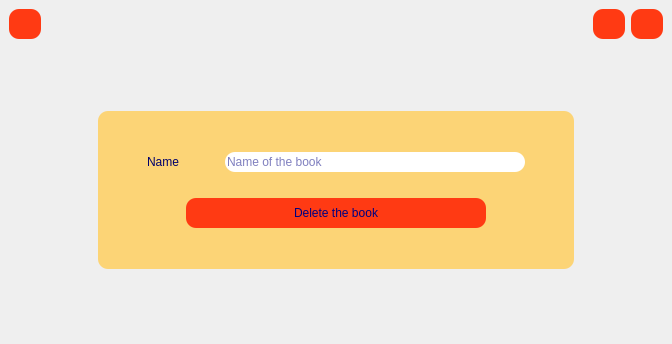
<?xml version="1.0" encoding="UTF-8"?>
<ui version="4.0">
 <class>deleteform</class>
 <widget class="QMainWindow" name="deleteform">
  <property name="geometry">
   <rect>
    <x>0</x>
    <y>0</y>
    <width>672</width>
    <height>344</height>
   </rect>
  </property>
  <property name="windowTitle">
   <string>MainWindow</string>
  </property>
  <property name="styleSheet">
   <string notr="true">#deleteform
{
border-image :  url(:/images/images/2995229_orig.jpg)
}
QPushButton
{
background-color:rgb(255, 58, 19);
border-radius : 10px;
}
QPushButton:hover{
background-color: rgb(249, 255, 198);
}</string>
  </property>
  <widget class="QWidget" name="centralwidget">
   <layout class="QVBoxLayout" name="verticalLayout">
    <item>
     <layout class="QHBoxLayout" name="horizontalLayout">
      <property name="topMargin">
       <number>0</number>
      </property>
      <item>
       <widget class="QPushButton" name="back">
        <property name="minimumSize">
         <size>
          <width>30</width>
          <height>30</height>
         </size>
        </property>
        <property name="cursor">
         <cursorShape>PointingHandCursor</cursorShape>
        </property>
        <property name="toolTip">
         <string>back</string>
        </property>
        <property name="text">
         <string/>
        </property>
        <property name="icon">
         <iconset resource="rec.qrc">
          <normaloff>:/images/images/return.png</normaloff>:/images/images/return.png</iconset>
        </property>
       </widget>
      </item>
      <item>
       <spacer name="horizontalSpacer">
        <property name="orientation">
         <enum>Qt::Horizontal</enum>
        </property>
        <property name="sizeHint" stdset="0">
         <size>
          <width>40</width>
          <height>20</height>
         </size>
        </property>
       </spacer>
      </item>
      <item>
       <widget class="QPushButton" name="pushButton_3">
        <property name="minimumSize">
         <size>
          <width>30</width>
          <height>30</height>
         </size>
        </property>
        <property name="cursor">
         <cursorShape>PointingHandCursor</cursorShape>
        </property>
        <property name="text">
         <string/>
        </property>
        <property name="icon">
         <iconset resource="rec.qrc">
          <normaloff>:/icones/images/786263.png</normaloff>:/icones/images/786263.png</iconset>
        </property>
        <property name="iconSize">
         <size>
          <width>30</width>
          <height>30</height>
         </size>
        </property>
       </widget>
      </item>
      <item>
       <widget class="QPushButton" name="close">
        <property name="minimumSize">
         <size>
          <width>30</width>
          <height>30</height>
         </size>
        </property>
        <property name="cursor">
         <cursorShape>PointingHandCursor</cursorShape>
        </property>
        <property name="toolTip">
         <string>close</string>
        </property>
        <property name="text">
         <string/>
        </property>
        <property name="icon">
         <iconset resource="rec.qrc">
          <normaloff>:/icones/images/delete-sign.png</normaloff>:/icones/images/delete-sign.png</iconset>
        </property>
        <property name="iconSize">
         <size>
          <width>30</width>
          <height>30</height>
         </size>
        </property>
       </widget>
      </item>
     </layout>
    </item>
    <item>
     <spacer name="verticalSpacer_2">
      <property name="orientation">
       <enum>Qt::Vertical</enum>
      </property>
      <property name="sizeHint" stdset="0">
       <size>
        <width>20</width>
        <height>40</height>
       </size>
      </property>
     </spacer>
    </item>
    <item>
     <layout class="QHBoxLayout" name="horizontalLayout_2">
      <property name="topMargin">
       <number>0</number>
      </property>
      <property name="bottomMargin">
       <number>0</number>
      </property>
      <item>
       <spacer name="horizontalSpacer_6">
        <property name="orientation">
         <enum>Qt::Horizontal</enum>
        </property>
        <property name="sizeHint" stdset="0">
         <size>
          <width>40</width>
          <height>20</height>
         </size>
        </property>
       </spacer>
      </item>
      <item>
       <widget class="QWidget" name="v12" native="true">
        <property name="styleSheet">
         <string notr="true">QWidget{
color:rgb(0, 0, 127);
background-color: rgba(255, 205, 88,0.8);
border-radius : 10px;

}
QLineEdit
{
background-color: white;
border-radius : 10px;
}

QPushButton
{
background-color:rgb(255, 58, 19);
border-radius : 10px;
}
QPushButton:hover{
background-color:  rgb(139, 193, 14);
}
QLabel
{
background-color: rgba(255, 205, 88,0);
color:rgb(0, 0, 107);
}
</string>
        </property>
        <layout class="QVBoxLayout" name="verticalLayout_2">
         <property name="topMargin">
          <number>1</number>
         </property>
         <property name="bottomMargin">
          <number>1</number>
         </property>
         <item>
          <spacer name="verticalSpacer_5">
           <property name="orientation">
            <enum>Qt::Vertical</enum>
           </property>
           <property name="sizeHint" stdset="0">
            <size>
             <width>20</width>
             <height>40</height>
            </size>
           </property>
          </spacer>
         </item>
         <item>
          <layout class="QHBoxLayout" name="horizontalLayout_3">
           <property name="topMargin">
            <number>0</number>
           </property>
           <item>
            <spacer name="horizontalSpacer_3">
             <property name="orientation">
              <enum>Qt::Horizontal</enum>
             </property>
             <property name="sizeHint" stdset="0">
              <size>
               <width>40</width>
               <height>20</height>
              </size>
             </property>
            </spacer>
           </item>
           <item>
            <widget class="QLabel" name="label">
             <property name="text">
              <string>Name</string>
             </property>
            </widget>
           </item>
           <item>
            <spacer name="horizontalSpacer_2">
             <property name="orientation">
              <enum>Qt::Horizontal</enum>
             </property>
             <property name="sizeHint" stdset="0">
              <size>
               <width>40</width>
               <height>20</height>
              </size>
             </property>
            </spacer>
           </item>
           <item>
            <widget class="QLineEdit" name="delname">
             <property name="minimumSize">
              <size>
               <width>300</width>
               <height>20</height>
              </size>
             </property>
             <property name="placeholderText">
              <string>Name of the book</string>
             </property>
            </widget>
           </item>
           <item>
            <spacer name="horizontalSpacer_4">
             <property name="orientation">
              <enum>Qt::Horizontal</enum>
             </property>
             <property name="sizeHint" stdset="0">
              <size>
               <width>40</width>
               <height>20</height>
              </size>
             </property>
            </spacer>
           </item>
          </layout>
         </item>
         <item>
          <spacer name="verticalSpacer_3">
           <property name="orientation">
            <enum>Qt::Vertical</enum>
           </property>
           <property name="sizeHint" stdset="0">
            <size>
             <width>20</width>
             <height>20</height>
            </size>
           </property>
          </spacer>
         </item>
         <item>
          <layout class="QHBoxLayout" name="horizontalLayout_4">
           <property name="topMargin">
            <number>0</number>
           </property>
           <item>
            <spacer name="horizontalSpacer_5">
             <property name="orientation">
              <enum>Qt::Horizontal</enum>
             </property>
             <property name="sizeHint" stdset="0">
              <size>
               <width>40</width>
               <height>20</height>
              </size>
             </property>
            </spacer>
           </item>
           <item>
            <widget class="QPushButton" name="deletepush">
             <property name="minimumSize">
              <size>
               <width>300</width>
               <height>30</height>
              </size>
             </property>
             <property name="cursor">
              <cursorShape>PointingHandCursor</cursorShape>
             </property>
             <property name="toolTip">
              <string>delete</string>
             </property>
             <property name="text">
              <string>Delete the book</string>
             </property>
            </widget>
           </item>
           <item>
            <spacer name="horizontalSpacer_7">
             <property name="orientation">
              <enum>Qt::Horizontal</enum>
             </property>
             <property name="sizeHint" stdset="0">
              <size>
               <width>40</width>
               <height>20</height>
              </size>
             </property>
            </spacer>
           </item>
          </layout>
         </item>
         <item>
          <spacer name="verticalSpacer_4">
           <property name="orientation">
            <enum>Qt::Vertical</enum>
           </property>
           <property name="sizeHint" stdset="0">
            <size>
             <width>20</width>
             <height>40</height>
            </size>
           </property>
          </spacer>
         </item>
        </layout>
       </widget>
      </item>
      <item>
       <spacer name="horizontalSpacer_8">
        <property name="orientation">
         <enum>Qt::Horizontal</enum>
        </property>
        <property name="sizeHint" stdset="0">
         <size>
          <width>40</width>
          <height>20</height>
         </size>
        </property>
       </spacer>
      </item>
     </layout>
    </item>
    <item>
     <spacer name="verticalSpacer">
      <property name="orientation">
       <enum>Qt::Vertical</enum>
      </property>
      <property name="sizeHint" stdset="0">
       <size>
        <width>20</width>
        <height>40</height>
       </size>
      </property>
     </spacer>
    </item>
   </layout>
  </widget>
 </widget>
 <resources>
  <include location="rec.qrc"/>
 </resources>
 <connections>
  <connection>
   <sender>close</sender>
   <signal>clicked()</signal>
   <receiver>deleteform</receiver>
   <slot>close()</slot>
   <hints>
    <hint type="sourcelabel">
     <x>644</x>
     <y>23</y>
    </hint>
    <hint type="destinationlabel">
     <x>652</x>
     <y>63</y>
    </hint>
   </hints>
  </connection>
  <connection>
   <sender>pushButton_3</sender>
   <signal>clicked()</signal>
   <receiver>deleteform</receiver>
   <slot>showMinimized()</slot>
   <hints>
    <hint type="sourcelabel">
     <x>612</x>
     <y>29</y>
    </hint>
    <hint type="destinationlabel">
     <x>615</x>
     <y>52</y>
    </hint>
   </hints>
  </connection>
 </connections>
</ui>
